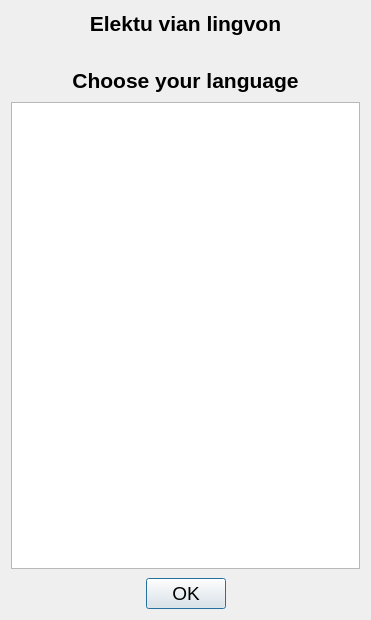
<?xml version="1.0" encoding="UTF-8"?>
<ui version="4.0">
 <class>lingvoelekto</class>
 <widget class="QDialog" name="lingvoelekto">
  <property name="geometry">
   <rect>
    <x>0</x>
    <y>0</y>
    <width>371</width>
    <height>620</height>
   </rect>
  </property>
  <property name="sizePolicy">
   <sizepolicy hsizetype="Preferred" vsizetype="Expanding">
    <horstretch>0</horstretch>
    <verstretch>0</verstretch>
   </sizepolicy>
  </property>
  <property name="windowTitle">
   <string>Dialog</string>
  </property>
  <layout class="QVBoxLayout" name="verticalLayout" stretch="0,1,0">
   <property name="spacing">
    <number>9</number>
   </property>
   <item>
    <layout class="QVBoxLayout" name="verticalLayout_2">
     <item>
      <widget class="QLabel" name="label">
       <property name="font">
        <font>
         <pointsize>16</pointsize>
         <weight>75</weight>
         <bold>true</bold>
        </font>
       </property>
       <property name="text">
        <string>Elektu vian lingvon</string>
       </property>
       <property name="alignment">
        <set>Qt::AlignCenter</set>
       </property>
      </widget>
     </item>
     <item>
      <widget class="QLabel" name="label_2">
       <property name="sizePolicy">
        <sizepolicy hsizetype="Preferred" vsizetype="Preferred">
         <horstretch>0</horstretch>
         <verstretch>0</verstretch>
        </sizepolicy>
       </property>
       <property name="text">
        <string notr="true"/>
       </property>
       <property name="pixmap">
        <pixmap resource="../resources/ikonoj.qrc">:/ikonoj/traduko2.png</pixmap>
       </property>
       <property name="alignment">
        <set>Qt::AlignCenter</set>
       </property>
      </widget>
     </item>
     <item>
      <widget class="QLabel" name="label_3">
       <property name="font">
        <font>
         <pointsize>16</pointsize>
         <weight>75</weight>
         <bold>true</bold>
        </font>
       </property>
       <property name="text">
        <string>Choose your language</string>
       </property>
       <property name="alignment">
        <set>Qt::AlignCenter</set>
       </property>
      </widget>
     </item>
    </layout>
   </item>
   <item>
    <widget class="QListWidget" name="Lingvo">
     <property name="font">
      <font>
       <pointsize>14</pointsize>
       <weight>75</weight>
       <bold>true</bold>
      </font>
     </property>
     <property name="styleSheet">
      <string notr="true">QScrollBar:vertical, QScrollBar:horizontal  { width: 20px;}
QListWidget::item { margin-top: 5px; margin-bottom: 5px;}</string>
     </property>
     <property name="alternatingRowColors">
      <bool>true</bool>
     </property>
     <property name="resizeMode">
      <enum>QListView::Adjust</enum>
     </property>
     <property name="selectionRectVisible">
      <bool>true</bool>
     </property>
    </widget>
   </item>
   <item>
    <layout class="QHBoxLayout" name="horizontalLayout_2">
     <item>
      <spacer name="horizontalSpacer">
       <property name="orientation">
        <enum>Qt::Horizontal</enum>
       </property>
       <property name="sizeHint" stdset="0">
        <size>
         <width>40</width>
         <height>20</height>
        </size>
       </property>
      </spacer>
     </item>
     <item>
      <widget class="QPushButton" name="pushButton">
       <property name="sizePolicy">
        <sizepolicy hsizetype="Preferred" vsizetype="Preferred">
         <horstretch>0</horstretch>
         <verstretch>0</verstretch>
        </sizepolicy>
       </property>
       <property name="font">
        <font>
         <pointsize>14</pointsize>
        </font>
       </property>
       <property name="text">
        <string notr="true">OK</string>
       </property>
       <property name="iconSize">
        <size>
         <width>32</width>
         <height>32</height>
        </size>
       </property>
      </widget>
     </item>
     <item>
      <spacer name="horizontalSpacer_2">
       <property name="orientation">
        <enum>Qt::Horizontal</enum>
       </property>
       <property name="sizeHint" stdset="0">
        <size>
         <width>40</width>
         <height>20</height>
        </size>
       </property>
      </spacer>
     </item>
    </layout>
   </item>
  </layout>
 </widget>
 <resources>
  <include location="ikonoj.qrc"/>
 </resources>
 <connections/>
</ui>
